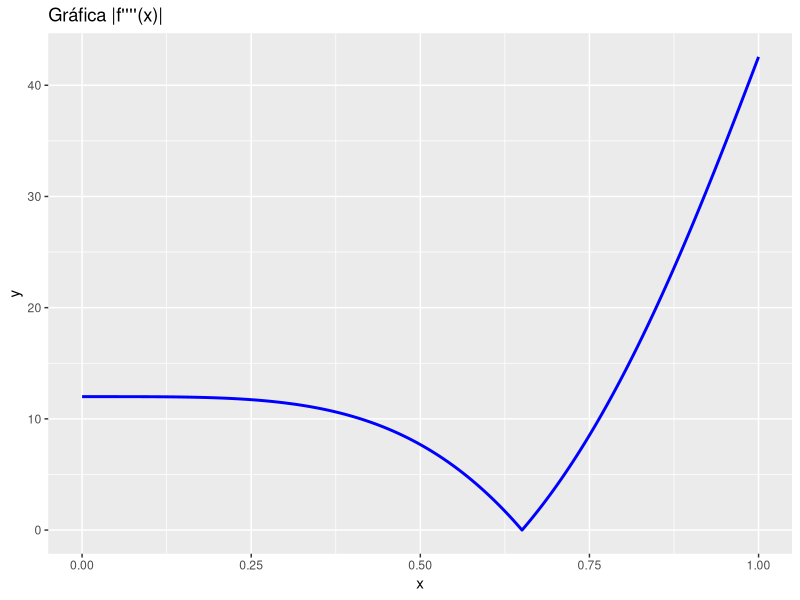

Write the R code that produced this figure.
#En primer lugar, instalamos, si hiciera falta, y cargamos las librerías necesarias:

#INSTALACIÓN:

paquetes <- c("magrittr","ggplot2")

faltan <- paquetes[!paquetes %in% installed.packages()[, "Package"]]
if (length(faltan) > 0) install.packages(faltan)

#CARGA:

library(magrittr)
library(ggplot2)

options(digits = 10)#Controlamos la precisión decimal


#DETERMINACIÓN DE N PARA UNA COTA SUPERIOR DEL ERROR ABSOLUTO


#Declaramos la función y calculamos su cuarta derivada:

f_expr <- expression(cos(x^2))
f4_expr <- f_expr %>% D("x") %>% D("x") %>% D("x") %>% D("x")

#Ahora, las convertimos en funciones evaluables

f=function(x){
  eval(f_expr,list(x=x))
}

f4 <- function(x) {
  eval(f4_expr, list(x = x))
}

#A continuación, representamos el valor absoluto de la cuarta derivada en el intervalo [0,1] para hallar su valor máximo

datos <- data.frame(
  x = seq(0, 1, length.out = 2000)
)
datos$y <- abs(f4(datos$x))

# Gráfico
ggplot(datos, aes(x = x, y = y)) +
  geom_line(color = "blue", linewidth = 1) +
  labs(
    title = "Gráfica |f''''(x)|",
    x = "x",
    y = "y"
  ) +
  theme_gray()


#Como podemos apreciar en el gráfico, el máximo se alcanza en x=1.

#Almacenamos ese valor y, para un error máximo de 10^-5, calculamos el n par siguiendo las expresión de la memoria:

error=10^-5
maximo=abs(f4(1))

n=ceiling(sqrt(sqrt(maximo/(180*error))))

#Y nos quedamos con el primer número par:

while (n %% 2 !=0) {
  n=n+1
}

#REGLA SIMPSON COMPUESTA 1/3

#Una vez tenemos el valor de n, pasamos a implementar la fórmula de Simpson 1/3 compuesta 

#Primero, construimos la malla de puntos entre 0 y 1: x_0=0, x_1, ..., x_n=1

h <- 1 / n
i <- 0:n
malla <- h * i

#Al empezar en R todas las indexaciones por 1, tenemos que hacer un pequeño ajuste para distinguir los índices pares e impares de los sumatorios:

malla_auxiliar=malla[2:length(malla)]

#Y ahora sí, tomamos los índices pares e impares de los dos sumatorios:

indices_impares=seq(1,n-1,by=2)
indices_pares=seq(2,n-2,by=2)

#Por último, calculamos la aproximación:

aproximacion=(h/3)*(f(0)+4*sum(f(malla_auxiliar[indices_impares]))+2*sum(f(malla_auxiliar[indices_pares]))+f(1))

#A continuación, procedemos a calcular el valor real de la integral y el error absoluto de la aproximación:

valor_real=integrate(f,0,1)$value

error_absoluto=abs(valor_real-aproximacion)
